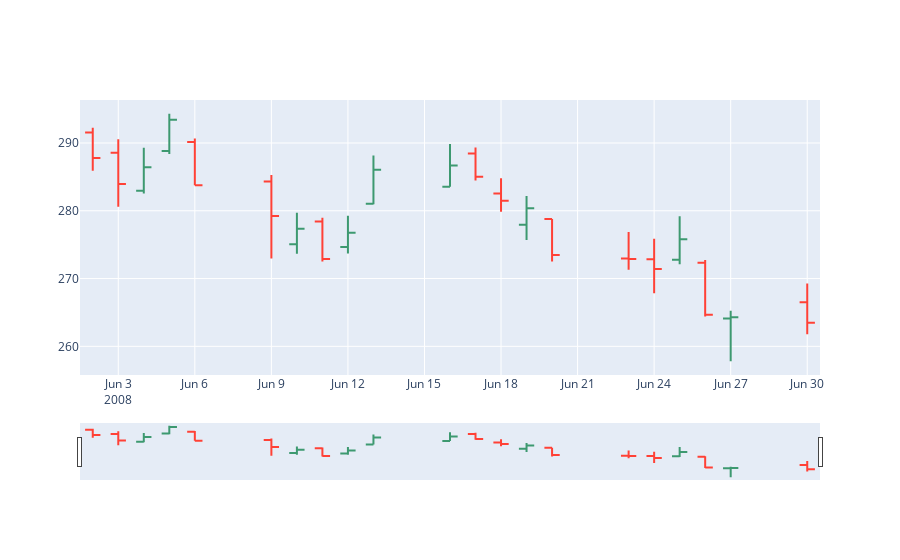

The notebook cell this image was saved under:
### Markdown cell above
![image](https://user-images.githubusercontent.com/37262132/119233622-efd88400-bb64-11eb-998a-1d5740756618.png)
Source: [Datavizcatalogue](https://datavizcatalogue.com/methods/OHLC_chart.html)

### Code cell
# OHLC chart of June 2008
trace = go.Ohlc(x=google['06-2008'].index,
                open=google['06-2008'].Open,
                high=google['06-2008'].High,
                low=google['06-2008'].Low,
                close=google['06-2008'].Close)

data = [trace]
iplot(data, filename='simple_ohlc')
